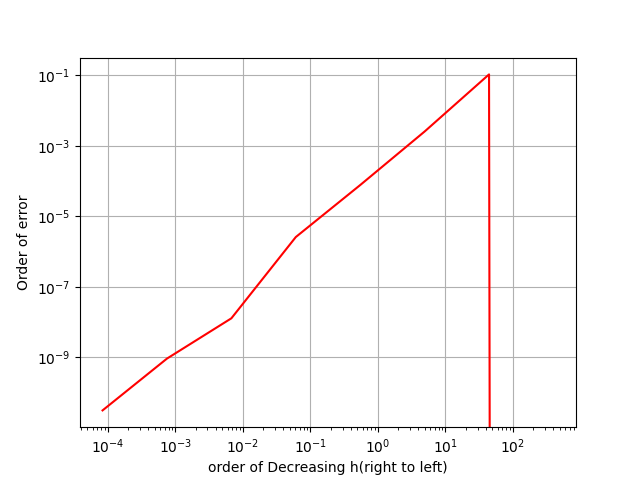

Source code (Python):
import numpy as np
import scipy.special as sp
import scipy.integrate as s
import matplotlib.pyplot as plt
import romberg as r
import math as m

def efunc():
    return sp.jv(3,2.7)**2-sp.jv(4,2.7)*sp.jv(2,2.7)+abs(sp.jv(3,2.7)/sp.kv(3,1.2))**2*(sp.kv(4,1.2)*sp.kv(2,1.2)-sp.kv(3,1.2)**2)

count=0
def func(u):
    global count
    count+=1
    f1=0
    if (u<1):
        f1=(sp.jv(3,2.7*u)**2)*u*2
    if (u>=1):
        f1=(2*abs(sp.jv(3,2.7)/sp.kv(3,1.2))**2)*((sp.kv(3,1.2*u))**2)*u
    return f1

def trap3(func, a, b, n):
    if(n==1):
        return 0.5*(b-a)*(func(a)+func(b))
    else:
        d = (float)(b-a)/3**(n-1)
        sum=0.0
        x=a+d
        while(x<b):
            sum+=func(x)*d
            x+=d
        sum+=0.5*d*(func(a)+func(b))
        return sum


xx=[]; yy=[];y=[];error=[]

c=[]

for i in range(1,9):
    #count=0
    xx.append((20.0/3**(i-1))**2)
    yy.append(trap3(func,0,1,i)+trap3(func,1,20,i))
    y.append(r.polint(xx,yy,0)[0])
    error.append(abs(r.polint(xx,yy,0)[1]))


#y,error=r.polint(xx,yy,0)

plt.clf()
plt.loglog(xx,error,"r")
plt.xlabel("order of Decreasing h(right to left)")
plt.ylabel("Order of error")
plt.grid()
plt.savefig("12")
